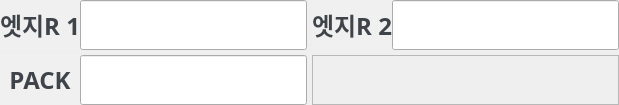
                    <widget class="QWidget" name="plc_edge_page">
                     <layout class="QVBoxLayout" name="verticalLayout_13">
                      <property name="spacing">
                       <number>5</number>
                      </property>
                      <property name="leftMargin">
                       <number>0</number>
                      </property>
                      <property name="topMargin">
                       <number>0</number>
                      </property>
                      <property name="rightMargin">
                       <number>0</number>
                      </property>
                      <property name="bottomMargin">
                       <number>0</number>
                      </property>
                      <item>
                       <widget class="QFrame" name="plc_edge_data_frame1">
                        <property name="minimumSize">
                         <size>
                          <width>0</width>
                          <height>50</height>
                         </size>
                        </property>
                        <property name="maximumSize">
                         <size>
                          <width>16777215</width>
                          <height>50</height>
                         </size>
                        </property>
                        <property name="frameShape">
                         <enum>QFrame::NoFrame</enum>
                        </property>
                        <property name="frameShadow">
                         <enum>QFrame::Raised</enum>
                        </property>
                        <layout class="QHBoxLayout" name="horizontalLayout_54">
                         <property name="spacing">
                          <number>5</number>
                         </property>
                         <property name="leftMargin">
                          <number>0</number>
                         </property>
                         <property name="topMargin">
                          <number>0</number>
                         </property>
                         <property name="rightMargin">
                          <number>0</number>
                         </property>
                         <property name="bottomMargin">
                          <number>0</number>
                         </property>
                         <item>
                          <widget class="QFrame" name="plc_edgeR1_frame">
                           <property name="frameShape">
                            <enum>QFrame::NoFrame</enum>
                           </property>
                           <property name="frameShadow">
                            <enum>QFrame::Raised</enum>
                           </property>
                           <layout class="QHBoxLayout" name="horizontalLayout_55">
                            <property name="spacing">
                             <number>0</number>
                            </property>
                            <property name="leftMargin">
                             <number>0</number>
                            </property>
                            <property name="topMargin">
                             <number>0</number>
                            </property>
                            <property name="rightMargin">
                             <number>0</number>
                            </property>
                            <property name="bottomMargin">
                             <number>0</number>
                            </property>
                            <item>
                             <widget class="QLabel" name="plc_edgeR1_label">
                              <property name="maximumSize">
                               <size>
                                <width>121</width>
                                <height>16777215</height>
                               </size>
                              </property>
                              <property name="font">
                               <font>
                                <family>맑은 고딕</family>
                                <pointsize>18</pointsize>
                                <weight>75</weight>
                                <italic>false</italic>
                                <bold>true</bold>
                               </font>
                              </property>
                              <property name="styleSheet">
                               <string notr="true">
color: #3F444A;
background: #F0F0F0;</string>
                              </property>
                              <property name="text">
                               <string>엣지R 1</string>
                              </property>
                              <property name="alignment">
                               <set>Qt::AlignCenter</set>
                              </property>
                             </widget>
                            </item>
                            <item>
                             <widget class="QLineEdit" name="plc_edgeR1_input">
                              <property name="sizePolicy">
                               <sizepolicy hsizetype="Preferred" vsizetype="Preferred">
                                <horstretch>0</horstretch>
                                <verstretch>0</verstretch>
                               </sizepolicy>
                              </property>
                              <property name="font">
                               <font>
                                <family>맑은 고딕</family>
                                <pointsize>18</pointsize>
                               </font>
                              </property>
                              <property name="text">
                               <string/>
                              </property>
                             </widget>
                            </item>
                           </layout>
                          </widget>
                         </item>
                         <item>
                          <widget class="QFrame" name="plc_edgeR2_frame">
                           <property name="frameShape">
                            <enum>QFrame::NoFrame</enum>
                           </property>
                           <property name="frameShadow">
                            <enum>QFrame::Raised</enum>
                           </property>
                           <layout class="QHBoxLayout" name="horizontalLayout_56">
                            <property name="spacing">
                             <number>0</number>
                            </property>
                            <property name="leftMargin">
                             <number>0</number>
                            </property>
                            <property name="topMargin">
                             <number>0</number>
                            </property>
                            <property name="rightMargin">
                             <number>0</number>
                            </property>
                            <property name="bottomMargin">
                             <number>0</number>
                            </property>
                            <item>
                             <widget class="QLabel" name="plc_edgeR2_label">
                              <property name="maximumSize">
                               <size>
                                <width>121</width>
                                <height>16777215</height>
                               </size>
                              </property>
                              <property name="font">
                               <font>
                                <family>맑은 고딕</family>
                                <pointsize>18</pointsize>
                                <weight>75</weight>
                                <italic>false</italic>
                                <bold>true</bold>
                               </font>
                              </property>
                              <property name="styleSheet">
                               <string notr="true">
color: #3F444A;
background: #F0F0F0;</string>
                              </property>
                              <property name="text">
                               <string>엣지R 2</string>
                              </property>
                              <property name="alignment">
                               <set>Qt::AlignCenter</set>
                              </property>
                             </widget>
                            </item>
                            <item>
                             <widget class="QLineEdit" name="plc_edgeR2_input">
                              <property name="sizePolicy">
                               <sizepolicy hsizetype="Preferred" vsizetype="Preferred">
                                <horstretch>0</horstretch>
                                <verstretch>0</verstretch>
                               </sizepolicy>
                              </property>
                              <property name="font">
                               <font>
                                <family>맑은 고딕</family>
                                <pointsize>18</pointsize>
                               </font>
                              </property>
                              <property name="text">
                               <string/>
                              </property>
                             </widget>
                            </item>
                           </layout>
                          </widget>
                         </item>
                        </layout>
                       </widget>
                      </item>
                      <item alignment="Qt::AlignTop">
                       <widget class="QFrame" name="plc_edge_data_frame2">
                        <property name="minimumSize">
                         <size>
                          <width>0</width>
                          <height>50</height>
                         </size>
                        </property>
                        <property name="maximumSize">
                         <size>
                          <width>16777215</width>
                          <height>50</height>
                         </size>
                        </property>
                        <property name="frameShape">
                         <enum>QFrame::NoFrame</enum>
                        </property>
                        <property name="frameShadow">
                         <enum>QFrame::Raised</enum>
                        </property>
                        <layout class="QHBoxLayout" name="horizontalLayout_57">
                         <property name="spacing">
                          <number>5</number>
                         </property>
                         <property name="leftMargin">
                          <number>0</number>
                         </property>
                         <property name="topMargin">
                          <number>0</number>
                         </property>
                         <property name="rightMargin">
                          <number>0</number>
                         </property>
                         <property name="bottomMargin">
                          <number>0</number>
                         </property>
                         <item>
                          <widget class="QFrame" name="plc_pack_frame">
                           <property name="frameShape">
                            <enum>QFrame::NoFrame</enum>
                           </property>
                           <property name="frameShadow">
                            <enum>QFrame::Raised</enum>
                           </property>
                           <layout class="QHBoxLayout" name="horizontalLayout_58">
                            <property name="spacing">
                             <number>0</number>
                            </property>
                            <property name="leftMargin">
                             <number>0</number>
                            </property>
                            <property name="topMargin">
                             <number>0</number>
                            </property>
                            <property name="rightMargin">
                             <number>0</number>
                            </property>
                            <property name="bottomMargin">
                             <number>0</number>
                            </property>
                            <item>
                             <widget class="QLabel" name="plc_pack_label">
                              <property name="maximumSize">
                               <size>
                                <width>121</width>
                                <height>16777215</height>
                               </size>
                              </property>
                              <property name="font">
                               <font>
                                <family>맑은 고딕</family>
                                <pointsize>18</pointsize>
                                <weight>75</weight>
                                <italic>false</italic>
                                <bold>true</bold>
                               </font>
                              </property>
                              <property name="styleSheet">
                               <string notr="true">
color: #3F444A;
background: #F0F0F0;</string>
                              </property>
                              <property name="text">
                               <string>PACK</string>
                              </property>
                              <property name="alignment">
                               <set>Qt::AlignCenter</set>
                              </property>
                             </widget>
                            </item>
                            <item>
                             <widget class="QLineEdit" name="plc_pack_input">
                              <property name="sizePolicy">
                               <sizepolicy hsizetype="Preferred" vsizetype="Preferred">
                                <horstretch>0</horstretch>
                                <verstretch>0</verstretch>
                               </sizepolicy>
                              </property>
                              <property name="font">
                               <font>
                                <family>맑은 고딕</family>
                                <pointsize>18</pointsize>
                               </font>
                              </property>
                              <property name="text">
                               <string/>
                              </property>
                             </widget>
                            </item>
                           </layout>
                          </widget>
                         </item>
                         <item>
                          <widget class="QFrame" name="frame_6">
                           <property name="frameShape">
                            <enum>QFrame::StyledPanel</enum>
                           </property>
                           <property name="frameShadow">
                            <enum>QFrame::Raised</enum>
                           </property>
                          </widget>
                         </item>
                        </layout>
                       </widget>
                      </item>
                     </layout>
                    </widget>
